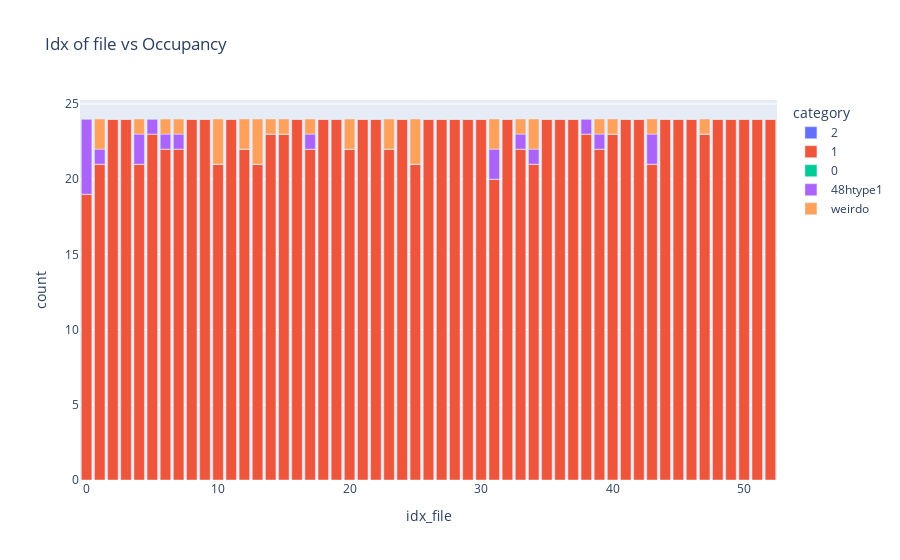

The cell this chart's notebook holds for it:
### Code cell
get_occupancy(file_loc_important_cols, coor_structure_init_dict_expanded, tuple_metainfo, direc_restructure_destination, var_filename = "mapLi", el = "Li")
df = plot_occupancy(file_loc_important_cols)

### Figure 1 — Plotly figure (JSON) as saved in the notebook; plotly's stock layout.template omitted (floating-point values rounded to 4 significant figures)
{"data": [{"alignmentgroup": "True", "hovertemplate": "category=2<br>idx_file=%{x}<br>count=%{y}<extra></extra>", "legendgroup": "2", "marker": {"color": "#636efa", "pattern": {"shape": ""}}, "name": "2", "offsetgroup": "2", "orientation": "v", "showlegend": true, "textposition": "auto", "type": "bar", "x": [0, 1, 2, 3, 4, 5, 6, 7, 8, 9, 10, 11, 12, 13, 14, 15, 16, 17, 18, 19, 20, 21, 22, 23, 24, 25, 26, 27, 28, 29, 30, 31, 32, 33, 34, 35, 36, 37, 38, 39, 40, 41, 42, 43, 44, 45, 46, 47, 48, 49, 50, 51, 52], "xaxis": "x", "y": [0, 0, 0, 0, 0, 0, 0, 0, 0, 0, 0, 0, 0, 0, 0, 0, 0, 0, 0, 0, 0, 0, 0, 0, 0, 0, 0, 0, 0, 0, 0, 0, 0, 0, 0, 0, 0, 0, 0, 0, 0, 0, 0, 0, 0, 0, 0, 0, 0, 0, 0, 0, 0], "yaxis": "y"}, {"alignmentgroup": "True", "hovertemplate": "category=1<br>idx_file=%{x}<br>count=%{y}<extra></extra>", "legendgroup": "1", "marker": {"color": "#EF553B", "pattern": {"shape": ""}}, "name": "1", "offsetgroup": "1", "orientation": "v", "showlegend": true, "textposition": "auto", "type": "bar", "x": [0, 1, 2, 3, 4, 5, 6, 7, 8, 9, 10, 11, 12, 13, 14, 15, 16, 17, 18, 19, 20, 21, 22, 23, 24, 25, 26, 27, 28, 29, 30, 31, 32, 33, 34, 35, 36, 37, 38, 39, 40, 41, 42, 43, 44, 45, 46, 47, 48, 49, 50, 51, 52], "xaxis": "x", "y": [19, 21, 24, 24, 21, 23, 22, 22, 24, 24, 21, 24, 22, 21, 23, 23, 24, 22, 24, 24, 22, 24, 24, 22, 24, 21, 24, 24, 24, 24, 24, 20, 24, 22, 21, 24, 24, 24, 23, 22, 23, 24, 24, 21, 24, 24, 24, 23, 24, 24, 24, 24, 24], "yaxis": "y"}, {"alignmentgroup": "True", "hovertemplate": "category=0<br>idx_file=%{x}<br>count=%{y}<extra></extra>", "legendgroup": "0", "marker": {"color": "#00cc96", "pattern": {"shape": ""}}, "name": "0", "offsetgroup": "0", "orientation": "v", "showlegend": true, "textposition": "auto", "type": "bar", "x": [0, 1, 2, 3, 4, 5, 6, 7, 8, 9, 10, 11, 12, 13, 14, 15, 16, 17, 18, 19, 20, 21, 22, 23, 24, 25, 26, 27, 28, 29, 30, 31, 32, 33, 34, 35, 36, 37, 38, 39, 40, 41, 42, 43, 44, 45, 46, 47, 48, 49, 50, 51, 52], "xaxis": "x", "y": [0, 0, 0, 0, 0, 0, 0, 0, 0, 0, 0, 0, 0, 0, 0, 0, 0, 0, 0, 0, 0, 0, 0, 0, 0, 0, 0, 0, 0, 0, 0, 0, 0, 0, 0, 0, 0, 0, 0, 0, 0, 0, 0, 0, 0, 0, 0, 0, 0, 0, 0, 0, 0], "yaxis": "y"}, {"alignmentgroup": "True", "hovertemplate": "category=48htype1<br>idx_file=%{x}<br>count=%{y}<extra></extra>", "legendgroup": "48htype1", "marker": {"color": "#ab63fa", "pattern": {"shape": ""}}, "name": "48htype1", "offsetgroup": "48htype1", "orientation": "v", "showlegend": true, "textposition": "auto", "type": "bar", "x": [0, 1, 2, 3, 4, 5, 6, 7, 8, 9, 10, 11, 12, 13, 14, 15, 16, 17, 18, 19, 20, 21, 22, 23, 24, 25, 26, 27, 28, 29, 30, 31, 32, 33, 34, 35, 36, 37, 38, 39, 40, 41, 42, 43, 44, 45, 46, 47, 48, 49, 50, 51, 52], "xaxis": "x", "y": [5, 1, 0, 0, 2, 1, 1, 1, 0, 0, 0, 0, 0, 0, 0, 0, 0, 1, 0, 0, 0, 0, 0, 0, 0, 0, 0, 0, 0, 0, 0, 2, 0, 1, 1, 0, 0, 0, 1, 1, 0, 0, 0, 2, 0, 0, 0, 0, 0, 0, 0, 0, 0], "yaxis": "y"}, {"alignmentgroup": "True", "hovertemplate": "category=weirdo<br>idx_file=%{x}<br>count=%{y}<extra></extra>", "legendgroup": "weirdo", "marker": {"color": "#FFA15A", "pattern": {"shape": ""}}, "name": "weirdo", "offsetgroup": "weirdo", "orientation": "v", "showlegend": true, "textposition": "auto", "type": "bar", "x": [0, 1, 2, 3, 4, 5, 6, 7, 8, 9, 10, 11, 12, 13, 14, 15, 16, 17, 18, 19, 20, 21, 22, 23, 24, 25, 26, 27, 28, 29, 30, 31, 32, 33, 34, 35, 36, 37, 38, 39, 40, 41, 42, 43, 44, 45, 46, 47, 48, 49, 50, 51, 52], "xaxis": "x", "y": [0, 2, 0, 0, 1, 0, 1, 1, 0, 0, 3, 0, 2, 3, 1, 1, 0, 1, 0, 0, 2, 0, 0, 2, 0, 3, 0, 0, 0, 0, 0, 2, 0, 1, 2, 0, 0, 0, 0, 1, 1, 0, 0, 1, 0, 0, 0, 1, 0, 0, 0, 0, 0], "yaxis": "y"}], "layout": {"barmode": "relative", "legend": {"title": {"text": "category"}, "tracegroupgap": 0}, "title": {"text": "Idx of file vs Occupancy"}, "xaxis": {"anchor": "y", "domain": [0, 1], "title": {"text": "idx_file"}}, "yaxis": {"anchor": "x", "domain": [0, 1], "title": {"text": "count"}}}}
